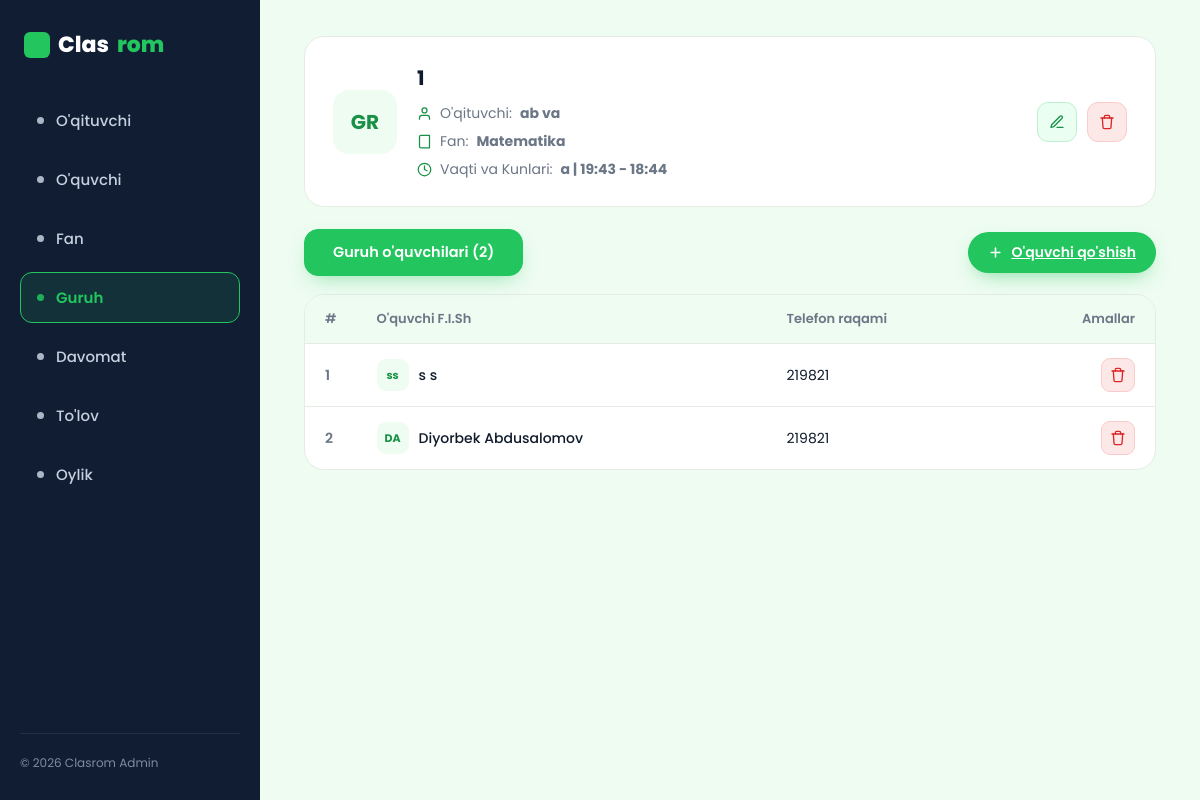
Page /groups/1/ on the committed database.
### groups/models.py (models this page shows)
class Groups(models.Model):
    name = models.CharField(max_length=55)
    teacher = models.ForeignKey(User, on_delete=models.CASCADE, related_name='teacher_groups')
    subject = models.ForeignKey(Subject,on_delete=models.CASCADE)
    created_at = models.DateField(auto_now_add=True)
    start_time = models.TimeField()
    end_time = models.TimeField()
    days = models.CharField(max_length=55)

class Subject(models.Model):
    name = models.CharField(max_length=55)
    created_at = models.DateField(auto_now=True)

class GroupStudent(models.Model):
    student = models.ForeignKey(User,on_delete=models.CASCADE)
    group = models.ForeignKey(Groups,on_delete=models.CASCADE,related_name='student_count')
    created_at = models.DateField(auto_now_add=True)

### accounts/models.py (models this page shows)
class User(AbstractUser):
    ROLE = (
        ('ceo','Ceo'),
        ('teacher','Teacher'),
        ('student','Student'),
        ('none','none')
    )
    phone = models.CharField(max_length=55)
    role = models.CharField(max_length=20, choices=ROLE, default='student')

### groups/views.py (the view)
# urls.py: path('<int:pk>/',GroupDetailView.as_view(), name='group_detail'),
class GroupDetailView(View):
    def get(self, request, pk):
        group = get_object_or_404(Groups, pk=pk)
        students = GroupStudent.objects.filter(group=group)
        context = {
            'group': group,
            'students': students,
        }
        return render(request, 'ceo/groups/group_detail.html', context)

### templates/ceo/groups/group_detail.html (shortened to what this page needs)
{% load static %}
<!DOCTYPE html>
<html lang="uz">
<head>
<link rel="stylesheet" href="{% static 'ceo/groups/group_detail.css' %}">
</head>
<body>
<aside class="sidebar">
  <div class="logo"><span class="shield">🛡</span>Clas<span>rom</span></div>
  <nav class="nav">
    <a href="{% url 'accounts:teacher_list' %}" class="nav-item"><span class="dot"></span>O'qituvchi</a>
    <a href="{% url 'accounts:student' %}" class="nav-item"><span class="dot"></span>O'quvchi</a>
    <a href="{% url 'groups:subject_list' %}" class="nav-item"><span class="dot"></span>Fan</a>
    <a href="{% url 'groups:group_list' %}" class="nav-item active"><span class="dot"></span>Guruh</a>
    <a href="#" class="nav-item"><span class="dot"></span>Davomat</a>
    <a href="#" class="nav-item"><span class="dot"></span>To'lov</a>
    <a href="#" class="nav-item"><span class="dot"></span>Oylik</a>
  </nav>
  <div class="sidebar-foot">© 2026 Clasrom Admin</div>
</aside>
<main class="main">
  <div class="profile-card">
    <div class="profile-info">
      <div class="profile-avatar">GR</div>
      <div class="profile-meta">
        <div class="profile-name">{{ group.name }}</div>
        <div class="profile-rows">
          <div class="profile-row">
            <svg viewBox="0 0 24 24" fill="none" stroke="currentColor" stroke-width="2" stroke-linecap="round" stroke-linejoin="round"><path d="M20 21v-2a4 4 0 0 0-4-4H8a4 4 0 0 0-4 4v2"/><circle cx="12" cy="7" r="4"/></svg>
            O'qituvchi: <strong>{{ group.teacher.first_name }} {{ group.teacher.last_name }}</strong>
          </div>
          <div class="profile-row">
            <svg viewBox="0 0 24 24" fill="none" stroke="currentColor" stroke-width="2" stroke-linecap="round" stroke-linejoin="round"><path d="M4 19.5v-15A2.5 2.5 0 0 1 6.5 2H20v20H6.5a2.5 2.5 0 0 1-2.5-2.5Z"/></svg>
            Fan: <strong>{{ group.subject.name }}</strong>
          </div>
          <div class="profile-row">
            <svg viewBox="0 0 24 24" fill="none" stroke="currentColor" stroke-width="2" stroke-linecap="round" stroke-linejoin="round"><circle cx="12" cy="12" r="10"/><polyline points="12 6 12 12 16 14"/></svg>
            Vaqti va Kunlari: <strong>{{ group.days }} | {{ group.start_time|time:"H:i" }} - {{ group.end_time|time:"H:i" }}</strong>
          </div>
        </div>
      </div>
    </div>
    <div class="profile-actions">
      <a href="#" class="icon-btn edit" title="Tahrirlash">
        <svg viewBox="0 0 24 24" fill="none" stroke="currentColor" stroke-width="2" stroke-linecap="round" stroke-linejoin="round"><path d="M12 20h9"/><path d="M16.5 3.5a2.12 2.12 0 0 1 3 3L7 19l-4 1 1-4Z"/></svg>
      </a>
      <a href="#" class="icon-btn del" title="O'chirish">
        <svg viewBox="0 0 24 24" fill="none" stroke="currentColor" stroke-width="2" stroke-linecap="round" stroke-linejoin="round"><path d="M3 6h18"/><path d="M8 6V4a2 2 0 0 1 2-2h4a2 2 0 0 1 2 2v2"/><path d="M19 6l-1 14a2 2 0 0 1-2 2H8a2 2 0 0 1-2-2L5 6"/></svg>
      </a>
    </div>
  </div>
  <div class="detail-tabs" style="display: flex; align-items: center; justify-content: space-between;">
    <div class="detail-tab active" style="margin-bottom: 0;">Guruh o'quvchilari ({{ students|length }})</div>
    <a href="{% url 'groups:add_student_group' group.pk %}" class="btn btn-add" style="padding: 10px 20px; font-size: 14px;">
      <svg width="15" height="15" viewBox="0 0 24 24" fill="none" stroke="currentColor" stroke-width="2.5" stroke-linecap="round"><line x1="12" y1="5" x2="12" y2="19"/><line x1="5" y1="12" x2="19" y2="12"/></svg>
      O'quvchi qo'shish
    </a>
  </div>
  <div class="detail-table-wrap">
    <table class="detail-table">
      <thead>
        <tr>
          <th>#</th>
          <th>O'quvchi F.I.Sh</th>
          <th>Telefon raqami</th>
          <th style="text-align: right;">Amallar</th>
        </tr>
      </thead>
      <tbody>
        {% for item in students %}
        <tr>
          <td style="width: 50px; font-weight: 600; color: var(--muted);">{{ forloop.counter }}</td>
          <td>
            <div class="t-person">
              <div class="t-av">{{ item.student.first_name|slice:":1" }}{{ item.student.last_name|slice:":1" }}</div>
              <span style="font-weight: 500;">{{ item.student.first_name }} {{ item.student.last_name }}</span>
            </div>
          </td>
          <td>{{ item.student.phone|default:"Mavjud emas" }}</td>
          <td style="text-align: right;">
            <a href="#" class="icon-btn del" title="Guruhdan o'chirish" style="margin-left: auto;">
              <svg viewBox="0 0 24 24" fill="none" stroke="currentColor" stroke-width="2" stroke-linecap="round" stroke-linejoin="round"><path d="M3 6h18"/><path d="M8 6V4a2 2 0 0 1 2-2h4a2 2 0 0 1 2 2v2"/><path d="M19 6l-1 14a2 2 0 0 1-2 2H8a2 2 0 0 1-2-2L5 6"/></svg>
            </a>
          </td>
        </tr>
        {% empty %}
        <tr>
          <td colspan="4" style="text-align: center; padding: 40px; color: var(--muted);">
            Hozircha bu guruhda o'quvchilar mavjud emas
          </td>
        </tr>
        {% endfor %}
      </tbody>
    </table>
  </div>
</main>
</body>
</html>

### rows in the picture
Groups: name "1", teacher.first_name "ab", teacher.last_name "va", subject.name "Matematika", days "a", start_time "19:43", end_time "18:44"
GroupStudent: student.first_name "s", student.last_name "s", student.phone "219821"
GroupStudent: student.first_name "D", student.last_name "A", student.first_name "Diyorbek", student.last_name "Abdusalomov", student.phone "219821"

### other values in the picture
{{ students|length }} "2"
